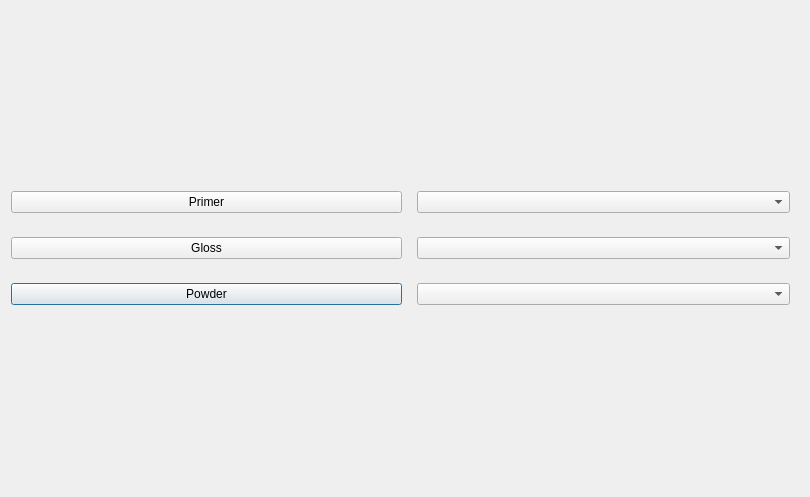
<?xml version="1.0" encoding="UTF-8"?>
<ui version="4.0">
 <class>Dialog</class>
 <widget class="QDialog" name="Dialog">
  <property name="geometry">
   <rect>
    <x>0</x>
    <y>0</y>
    <width>810</width>
    <height>497</height>
   </rect>
  </property>
  <property name="windowTitle">
   <string>Dialog</string>
  </property>
  <layout class="QVBoxLayout" name="verticalLayout_2">
   <item>
    <layout class="QVBoxLayout" name="verticalLayout">
     <item>
      <layout class="QGridLayout" name="gridLayout">
       <item row="2" column="0">
        <widget class="QPushButton" name="pushButton_powder">
         <property name="text">
          <string>Powder</string>
         </property>
         <property name="checkable">
          <bool>true</bool>
         </property>
         <property name="checked">
          <bool>false</bool>
         </property>
        </widget>
       </item>
       <item row="0" column="1">
        <widget class="QWidget" name="widget_primer" native="true">
         <layout class="QVBoxLayout" name="verticalLayout_5">
          <item>
           <layout class="QGridLayout" name="gridLayout_2">
            <item row="0" column="0">
             <widget class="QComboBox" name="comboBox_primer"/>
            </item>
           </layout>
          </item>
         </layout>
        </widget>
       </item>
       <item row="1" column="0">
        <widget class="QPushButton" name="pushButton_paint">
         <property name="text">
          <string>Gloss</string>
         </property>
         <property name="checkable">
          <bool>true</bool>
         </property>
         <property name="checked">
          <bool>false</bool>
         </property>
        </widget>
       </item>
       <item row="2" column="1">
        <widget class="QWidget" name="widget_powder" native="true">
         <layout class="QVBoxLayout" name="verticalLayout_3">
          <item>
           <layout class="QGridLayout" name="gridLayout_4">
            <item row="0" column="0">
             <widget class="QComboBox" name="comboBox_powder"/>
            </item>
           </layout>
          </item>
         </layout>
        </widget>
       </item>
       <item row="1" column="1">
        <widget class="QWidget" name="widget_paint" native="true">
         <layout class="QVBoxLayout" name="verticalLayout_4">
          <item>
           <layout class="QGridLayout" name="gridLayout_3">
            <item row="0" column="0">
             <widget class="QComboBox" name="comboBox_paint"/>
            </item>
           </layout>
          </item>
         </layout>
        </widget>
       </item>
       <item row="0" column="0">
        <widget class="QPushButton" name="pushButton_primer">
         <property name="text">
          <string>Primer</string>
         </property>
         <property name="checkable">
          <bool>true</bool>
         </property>
         <property name="checked">
          <bool>false</bool>
         </property>
        </widget>
       </item>
      </layout>
     </item>
    </layout>
   </item>
  </layout>
 </widget>
 <resources/>
 <connections>
  <connection>
   <sender>pushButton_primer</sender>
   <signal>clicked(bool)</signal>
   <receiver>widget_primer</receiver>
   <slot>setVisible(bool)</slot>
   <hints>
    <hint type="sourcelabel">
     <x>279</x>
     <y>120</y>
    </hint>
    <hint type="destinationlabel">
     <x>485</x>
     <y>130</y>
    </hint>
   </hints>
  </connection>
  <connection>
   <sender>pushButton_powder</sender>
   <signal>clicked(bool)</signal>
   <receiver>widget_powder</receiver>
   <slot>setVisible(bool)</slot>
   <hints>
    <hint type="sourcelabel">
     <x>363</x>
     <y>384</y>
    </hint>
    <hint type="destinationlabel">
     <x>485</x>
     <y>399</y>
    </hint>
   </hints>
  </connection>
  <connection>
   <sender>pushButton_paint</sender>
   <signal>clicked(bool)</signal>
   <receiver>widget_paint</receiver>
   <slot>setVisible(bool)</slot>
   <hints>
    <hint type="sourcelabel">
     <x>396</x>
     <y>257</y>
    </hint>
    <hint type="destinationlabel">
     <x>457</x>
     <y>269</y>
    </hint>
   </hints>
  </connection>
 </connections>
</ui>
